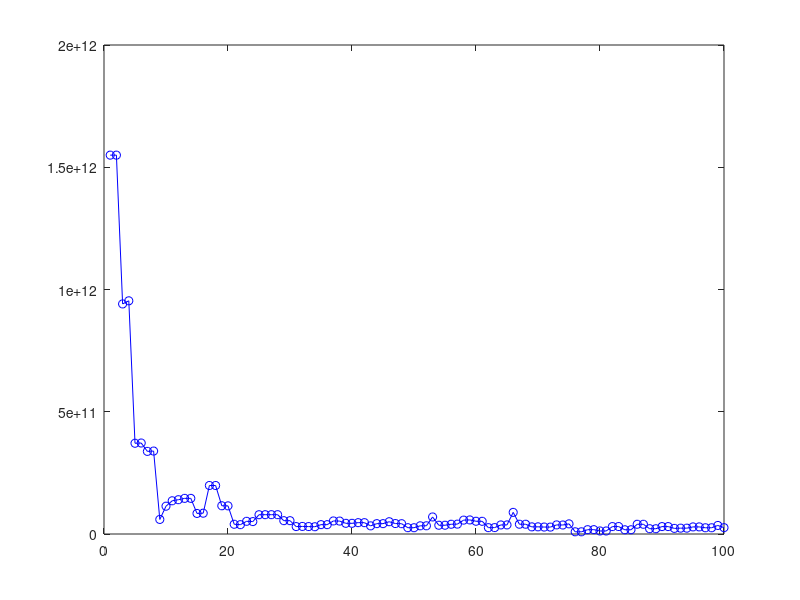

Write the MATLAB code that produced this figure.
clear all; close all;

N=100;
% rng(1);
M1 = (rand(N)+1)*1e2;% make the matrix from 10^0 -> 10^-5
M1=M1*M1';% matrix is now symmetric
% rng(2);
M2 = (rand(N)+1)*1e6;
M2=M2*M2';
ind = rand(N)>0.5;
M = M1.*ind+M2.*(1-ind);

% rng(3);
K1 = (rand(N)+1)*1e-5;
K1=K1*K1';
% rng(4);
K2 = (rand(N)+1)*1e+8;
K2=K2*K2';
ind = rand(N)>0.5;
K = K1.*ind+K2.*(1-ind);

%K = ones(N);

MM_min = real(floor(log10(min(abs(M(M~=0)))))); 
MM_max = real(floor(log10(max(abs(M(M~=0))))));
fprintf(1,'Pre-Scale of M: [10^%d->10^%d]\n',MM_min,MM_max);
KK_min = real(floor(log10(min(abs(K(K~=0)))))); 
KK_max = real(floor(log10(max(abs(K(K~=0))))));
fprintf(1,'Pre-Scale of K: [10^%d->10^%d]\n',KK_min,KK_max);
% K=K+K';
% M=M+M';

KK_mid = (KK_max-KK_min)/2+KK_min
rescale_factor = 10^(KK_mid-MM_min)

M = M.*rescale_factor;

[shape,evals] = eig(K,M);
evals=diag(evals);

SSE1=zeros(1,N);

for ii=1:N
 result = M*evals(ii)*shape(:,ii)-K*shape(:,ii);
 SSE1(ii) = result'*result;
end

plot(1:N,SSE1,'bo-')


[shape,evals] = eig(K,M);
evals=diag(evals);
